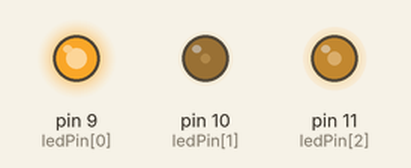
Recording of a sketch running on a simulated Arduino Uno, built with avr-gcc and run on an emulated ATmega328P. Shown: output pins drawn as LEDs (lit = HIGH). Random numbers use the default seed unless the sketch sets one.

Above: at 0.11 s.
At 5.64 s:
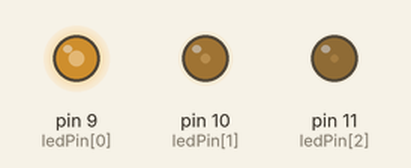
At 9.01 s:
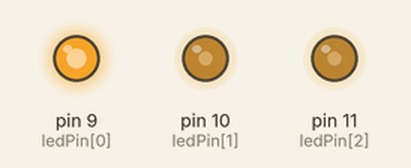
At 18.95 s:
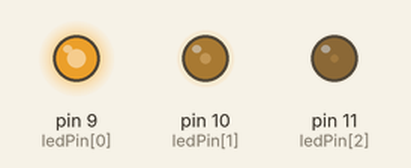
At 30.62 s:
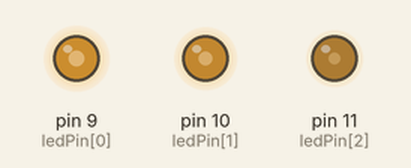
At 36.64 s:
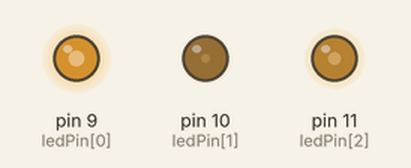
Timing chart, 0 to 40.0 s (numbered marks = the images above):
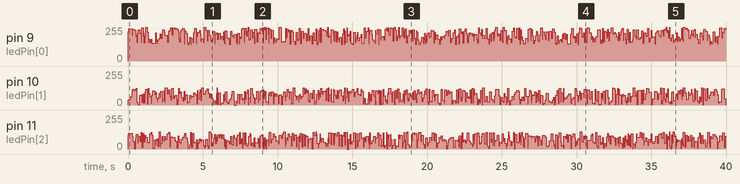

The sketch:

Exercise_3_1.ino
```cpp
int ledPin[] = {9, 10, 11};
int offset[] = {125, 0, 0};
int n = 3;

void setup() {
  for (int i = 0; i < n; i++) {
    pinMode(ledPin[i], OUTPUT);
  }
  randomSeed(analogRead(A0));
}

void loop() {
  for (int i = 0; i < n; i++) {
    analogWrite(ledPin[i], random(0, 130) + offset[i]);
  }
  delay(random(0, 120));
}
```
